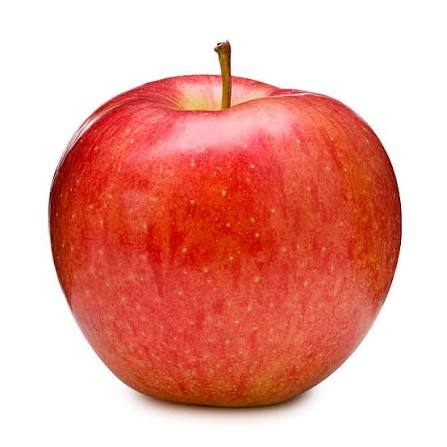
#> input picture dataset/fruit/apple/apple1.jpg, 447 x 447 px; its folder holds only this picture in this run
$ python prepare_shape_dataset.py
#> lines starting #> are read from the running program, lines starting #| are printed output that depends on the picture; after the words box and inside, x2 and y2 are one past the last pixel; in counts of white or black regions, pixels touching at a corner belong together
import cv2
import os

# Original dataset
input_folder = "dataset/fruit"

# Shape dataset
output_folder = "dataset/shape"

classes = [
    "apple",
    "banana",
    "mango",
    "orange"
]

extensions = (".jpg", ".jpeg", ".png", ".webp")


for fruit in classes:

    input_path = os.path.join(input_folder, fruit)
    output_path = os.path.join(output_folder, fruit)

    os.makedirs(output_path, exist_ok=True)

    count = 0

    for file in os.listdir(input_path):

        if file.lower().endswith(extensions):

            image_path = os.path.join(input_path, file)

            # Read image
            image = cv2.imread(image_path)
#> image is the input picture: shape (447, 447, 3); mean B, G, R 157.4, 167.1, 233.9

            if image is None:
                continue

            # Convert to grayscale
            gray = cv2.cvtColor(
                image,
                cv2.COLOR_BGR2GRAY
            )
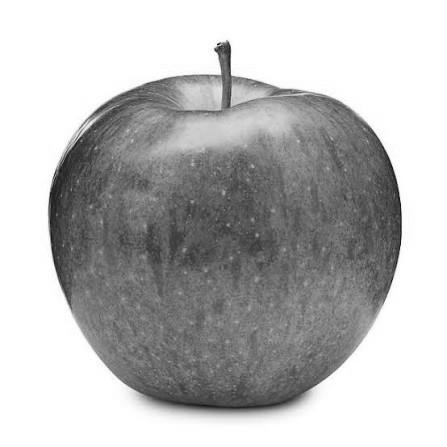
#> gray: shape (447, 447); min 13, max 255, mean 185.9

            # Detect edges
            edges = cv2.Canny(
                gray,
                100,
                200
            )
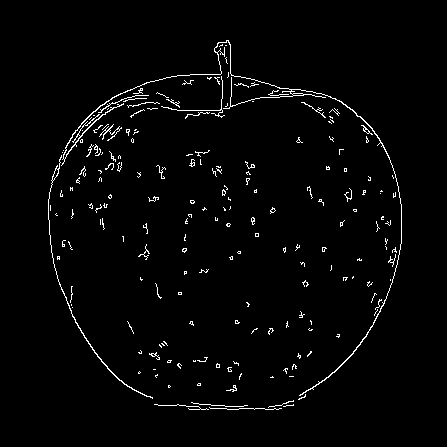
#> edges: shape (447, 447); 2.1% white in thin lines or dots, all inside (x1, y1, x2, y2) = (48, 40, 402, 410)

            # Save shape image
            output_path_file = os.path.join(
                output_path,
                file
            )

            cv2.imwrite(
                output_path_file,
                edges
            )

            count += 1

    print(f"{fruit.capitalize():8} : {count} shape images")
#> pass 2 of the loop `for fruit in classes:`:
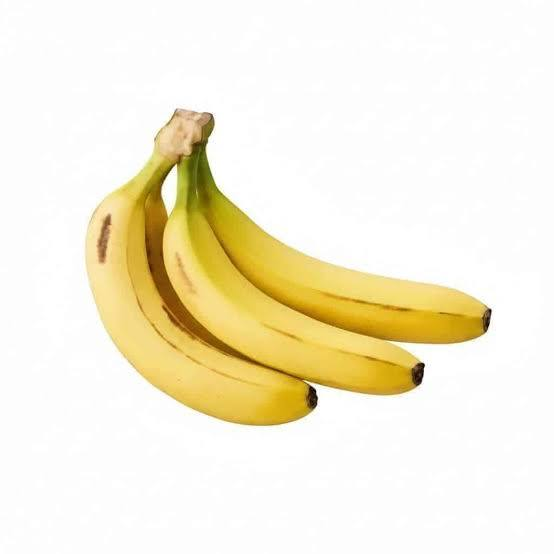
#> input picture dataset/fruit/banana/banana11.jpg, 554 x 554 px
#> image is the input picture: shape (554, 554, 3); mean B, G, R 217, 239.1, 245.8
#> `gray = cv2.cvtColor( image, cv2.COLOR_BGR2GRAY )`:
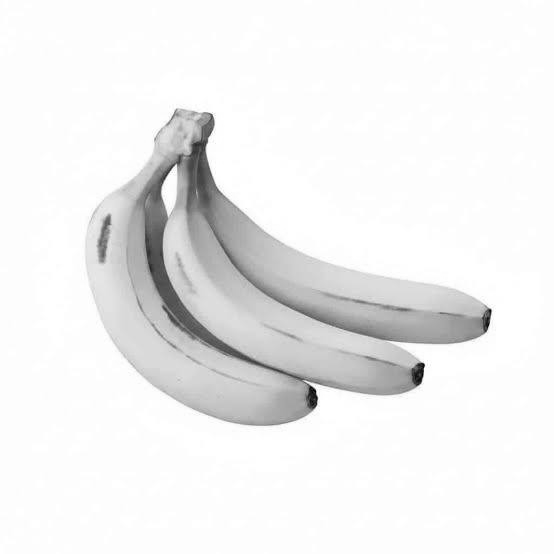
#> gray: shape (554, 554); min 1, max 255, mean 238.6
#> `edges = cv2.Canny( gray, 100, 200 )`:
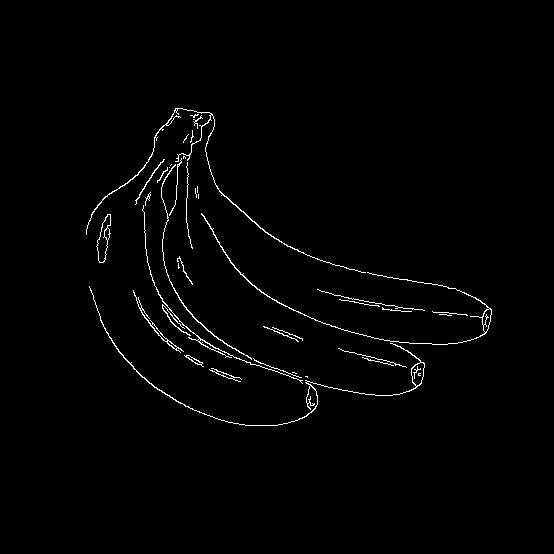
#> edges: shape (554, 554); 1.3% white in thin lines or dots, all inside (x1, y1, x2, y2) = (86, 108, 492, 426)
#> (the run stopped early here; a loop or call above may not have finished)
